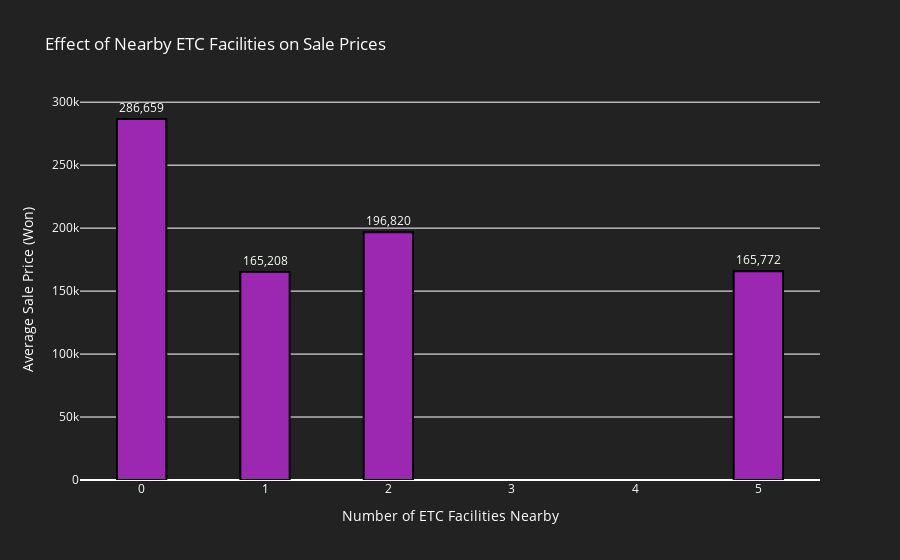

The notebook cell saved with this chart:
### Markdown cell above
#### Median Sale Prices:

- Kyungbuk_uni_hospital: This station has the highest median sale price, with the median line situated around 300,000 won.
- Chil-sung-market: This station shows the lowest median sale price, around 150,000 won.
- Other stations like Banwoldang and Myung-duk have varying median prices around the 200,000 to 300,000 won range.

#### Spread of Sale Prices:
- Kyungbuk_uni_hospital: This station shows a wide range of sale prices, extending from around 100,000 to nearly 600,000 won.
- Chil-sung-market: This station has a narrower range of prices, mostly concentrated between 100,000 and 200,000 won.
- Daegu: Shows a high range with several outliers, indicating some very high-priced apartments near this station.

### Code cell
# 4. Effect of Nearby ETC Facilities on Sale Prices
def plot_etc_facilities(df):
    # Group by 'N_FacilitiesNearBy(ETC)' and calculate mean SalePrice
    ETC_Facilities_to_Price = df.groupby('N_FacilitiesNearBy(ETC)')['SalePrice'].mean()
    
    # Create a bar plot
    fig = go.Figure(data=[go.Bar(
        x=ETC_Facilities_to_Price.index,
        y=ETC_Facilities_to_Price.values,
        marker_color='rgb(156, 39, 176)',
        text=[f"{price:,.0f}" for price in ETC_Facilities_to_Price.values],  # Format text
        textposition='outside',
        width=0.4,
        marker=dict(line=dict(width=2, color='rgba(0,0,0,1)'), opacity=1)
    )])
    
    # Update layout
    fig.update_layout(
        title='Effect of Nearby ETC Facilities on Sale Prices',
        xaxis_title='Number of ETC Facilities Nearby',
        yaxis_title='Average Sale Price (Won)',
        plot_bgcolor='rgba(34, 34, 34, 1)',
        paper_bgcolor='rgba(34, 34, 34, 1)',
        font=dict(color='white')
    )
    
    # Show the plot
    fig.show()

plot_etc_facilities(df)

### Figure 1 — Plotly figure (JSON) as saved in the notebook; plotly's stock layout.template omitted (floating-point values rounded to 4 significant figures)
{"data": [{"marker": {"color": "rgb(156, 39, 176)", "line": {"color": "rgba(0,0,0,1)", "width": 2}, "opacity": 1}, "text": ["286,659", "165,208", "196,820", "165,772"], "textposition": "outside", "type": "bar", "width": 0.4, "x": [0, 1, 2, 5], "y": [286700.0, 165200.0, 196800.0, 165800.0]}], "layout": {"font": {"color": "white"}, "paper_bgcolor": "rgba(34, 34, 34, 1)", "plot_bgcolor": "rgba(34, 34, 34, 1)", "title": {"text": "Effect of Nearby ETC Facilities on Sale Prices"}, "xaxis": {"title": {"text": "Number of ETC Facilities Nearby"}}, "yaxis": {"title": {"text": "Average Sale Price (Won)"}}}}
